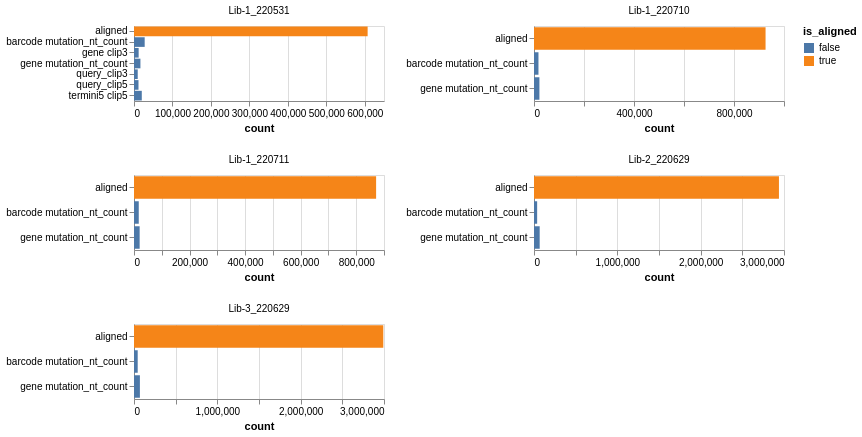

The Vega-Lite source for this figure:
### Vega-Lite specification from a JSON file in a GitHub repository (floating-point values rounded to 4 significant figures)
{"config": {"view": {"continuousWidth": 400, "continuousHeight": 300}}, "data": {"name": "data-c8a74fb79497353455f0d858d69d4cb4"}, "mark": "bar", "encoding": {"color": {"field": "is_aligned", "type": "nominal"}, "facet": {"columns": 2, "field": "pacbioRun", "title": null, "type": "nominal"}, "tooltip": [{"field": "pacbioRun", "type": "nominal"}, {"field": "filter_reason", "type": "nominal"}, {"field": "count", "type": "quantitative"}, {"field": "total_counts", "type": "quantitative"}, {"field": "frac_counts", "type": "quantitative"}], "x": {"field": "count", "type": "quantitative"}, "y": {"axis": {"title": null}, "field": "filter_reason", "type": "nominal"}}, "height": 75, "resolve": {"scale": {"x": "independent", "y": "independent"}}, "transform": [{"filter": "(datum.frac_counts > 0.01)"}, {"calculate": "(datum.filter_reason === 'aligned')", "as": "is_aligned"}], "width": 250, "$schema": "https://vega.github.io/schema/vega-lite/v5.2.0.json", "datasets": {"data-c8a74fb79497353455f0d858d69d4cb4": [{"pacbioRun": "Lib-1_220531", "filter_reason": "barcode clip3", "count": 1005, "total_counts": 725265, "frac_counts": 0.001386}, {"pacbioRun": "Lib-1_220531", "filter_reason": "barcode mutation_nt_count", "count": 27767, "total_counts": 725265, "frac_counts": 0.03829}, {"pacbioRun": "Lib-1_220531", "filter_reason": "gene clip3", "count": 12099, "total_counts": 725265, "frac_counts": 0.01668}, {"pacbioRun": "Lib-1_220531", "filter_reason": "gene mutation_nt_count", "count": 16703, "total_counts": 725265, "frac_counts": 0.02303}, {"pacbioRun": "Lib-1_220531", "filter_reason": "query_clip3", "count": 9682, "total_counts": 725265, "frac_counts": 0.01335}, {"pacbioRun": "Lib-1_220531", "filter_reason": "query_clip5", "count": 11684, "total_counts": 725265, "frac_counts": 0.01611}, {"pacbioRun": "Lib-1_220531", "filter_reason": "termini3 clip3", "count": 3431, "total_counts": 725265, "frac_counts": 0.004731}, {"pacbioRun": "Lib-1_220531", "filter_reason": "termini3 mutation_nt_count", "count": 4992, "total_counts": 725265, "frac_counts": 0.006883}, {"pacbioRun": "Lib-1_220531", "filter_reason": "termini5 clip5", "count": 20247, "total_counts": 725265, "frac_counts": 0.02792}, {"pacbioRun": "Lib-1_220531", "filter_reason": "termini5 mutation_nt_count", "count": 3702, "total_counts": 725265, "frac_counts": 0.005104}, {"pacbioRun": "Lib-1_220531", "filter_reason": "variant_tag3 mutation_nt_count", "count": 4155, "total_counts": 725265, "frac_counts": 0.005729}, {"pacbioRun": "Lib-1_220531", "filter_reason": "variant_tag5 mutation_nt_count", "count": 2346, "total_counts": 725265, "frac_counts": 0.003235}, {"pacbioRun": "Lib-1_220710", "filter_reason": "barcode clip3", "count": 578, "total_counts": 1006376, "frac_counts": 0.0005743}, {"pacbioRun": "Lib-1_220710", "filter_reason": "barcode mutation_nt_count", "count": 17868, "total_counts": 1006376, "frac_counts": 0.01775}, {"pacbioRun": "Lib-1_220710", "filter_reason": "gene clip3", "count": 5644, "total_counts": 1006376, "frac_counts": 0.005608}, {"pacbioRun": "Lib-1_220710", "filter_reason": "gene mutation_nt_count", "count": 21677, "total_counts": 1006376, "frac_counts": 0.02154}, {"pacbioRun": "Lib-1_220710", "filter_reason": "query_clip3", "count": 3932, "total_counts": 1006376, "frac_counts": 0.003907}, {"pacbioRun": "Lib-1_220710", "filter_reason": "query_clip5", "count": 4542, "total_counts": 1006376, "frac_counts": 0.004513}, {"pacbioRun": "Lib-1_220710", "filter_reason": "termini3 clip3", "count": 2442, "total_counts": 1006376, "frac_counts": 0.002427}, {"pacbioRun": "Lib-1_220710", "filter_reason": "termini3 mutation_nt_count", "count": 5755, "total_counts": 1006376, "frac_counts": 0.005719}, {"pacbioRun": "Lib-1_220710", "filter_reason": "termini5 clip5", "count": 7677, "total_counts": 1006376, "frac_counts": 0.007628}, {"pacbioRun": "Lib-1_220710", "filter_reason": "termini5 mutation_nt_count", "count": 4473, "total_counts": 1006376, "frac_counts": 0.004445}, {"pacbioRun": "Lib-1_220710", "filter_reason": "variant_tag3 mutation_nt_count", "count": 4014, "total_counts": 1006376, "frac_counts": 0.003989}, {"pacbioRun": "Lib-1_220710", "filter_reason": "variant_tag5 mutation_nt_count", "count": 1543, "total_counts": 1006376, "frac_counts": 0.001533}, {"pacbioRun": "Lib-1_220711", "filter_reason": "barcode clip3", "count": 470, "total_counts": 947399, "frac_counts": 0.0004961}, {"pacbioRun": "Lib-1_220711", "filter_reason": "barcode mutation_nt_count", "count": 17120, "total_counts": 947399, "frac_counts": 0.01807}, {"pacbioRun": "Lib-1_220711", "filter_reason": "gene clip3", "count": 5380, "total_counts": 947399, "frac_counts": 0.005679}, {"pacbioRun": "Lib-1_220711", "filter_reason": "gene mutation_nt_count", "count": 20333, "total_counts": 947399, "frac_counts": 0.02146}, {"pacbioRun": "Lib-1_220711", "filter_reason": "query_clip3", "count": 3484, "total_counts": 947399, "frac_counts": 0.003677}, {"pacbioRun": "Lib-1_220711", "filter_reason": "query_clip5", "count": 3954, "total_counts": 947399, "frac_counts": 0.004174}, {"pacbioRun": "Lib-1_220711", "filter_reason": "termini3 clip3", "count": 2318, "total_counts": 947399, "frac_counts": 0.002447}, {"pacbioRun": "Lib-1_220711", "filter_reason": "termini3 mutation_nt_count", "count": 5680, "total_counts": 947399, "frac_counts": 0.005995}, {"pacbioRun": "Lib-1_220711", "filter_reason": "termini5 clip5", "count": 7126, "total_counts": 947399, "frac_counts": 0.007522}, {"pacbioRun": "Lib-1_220711", "filter_reason": "termini5 mutation_nt_count", "count": 4385, "total_counts": 947399, "frac_counts": 0.004628}, {"pacbioRun": "Lib-1_220711", "filter_reason": "variant_tag3 mutation_nt_count", "count": 3941, "total_counts": 947399, "frac_counts": 0.00416}, {"pacbioRun": "Lib-1_220711", "filter_reason": "variant_tag5 mutation_nt_count", "count": 1608, "total_counts": 947399, "frac_counts": 0.001697}, {"pacbioRun": "Lib-2_220629", "filter_reason": "barcode clip3", "count": 1702, "total_counts": 3176999, "frac_counts": 0.0005357}, {"pacbioRun": "Lib-2_220629", "filter_reason": "barcode mutation_nt_count", "count": 37748, "total_counts": 3176999, "frac_counts": 0.01188}, {"pacbioRun": "Lib-2_220629", "filter_reason": "gene clip3", "count": 17387, "total_counts": 3176999, "frac_counts": 0.005473}, {"pacbioRun": "Lib-2_220629", "filter_reason": "gene mutation_nt_count", "count": 68220, "total_counts": 3176999, "frac_counts": 0.02147}, {"pacbioRun": "Lib-2_220629", "filter_reason": "query_clip3", "count": 16597, "total_counts": 3176999, "frac_counts": 0.005224}, {"pacbioRun": "Lib-2_220629", "filter_reason": "query_clip5", "count": 18192, "total_counts": 3176999, "frac_counts": 0.005726}, {"pacbioRun": "Lib-2_220629", "filter_reason": "termini3 clip3", "count": 5098, "total_counts": 3176999, "frac_counts": 0.001605}, {"pacbioRun": "Lib-2_220629", "filter_reason": "termini3 mutation_nt_count", "count": 18710, "total_counts": 3176999, "frac_counts": 0.005889}, {"pacbioRun": "Lib-2_220629", "filter_reason": "termini5 clip5", "count": 23667, "total_counts": 3176999, "frac_counts": 0.007449}, {"pacbioRun": "Lib-2_220629", "filter_reason": "termini5 mutation_nt_count", "count": 16067, "total_counts": 3176999, "frac_counts": 0.005057}, {"pacbioRun": "Lib-2_220629", "filter_reason": "variant_tag3 mutation_nt_count", "count": 9914, "total_counts": 3176999, "frac_counts": 0.003121}, {"pacbioRun": "Lib-2_220629", "filter_reason": "variant_tag5 mutation_nt_count", "count": 4297, "total_counts": 3176999, "frac_counts": 0.001353}, {"pacbioRun": "Lib-3_220629", "filter_reason": "barcode clip3", "count": 1559, "total_counts": 3228613, "frac_counts": 0.0004829}, {"pacbioRun": "Lib-3_220629", "filter_reason": "barcode mutation_nt_count", "count": 44417, "total_counts": 3228613, "frac_counts": 0.01376}, {"pacbioRun": "Lib-3_220629", "filter_reason": "gene clip3", "count": 14789, "total_counts": 3228613, "frac_counts": 0.004581}, {"pacbioRun": "Lib-3_220629", "filter_reason": "gene mutation_nt_count", "count": 70697, "total_counts": 3228613, "frac_counts": 0.0219}, {"pacbioRun": "Lib-3_220629", "filter_reason": "query_clip3", "count": 14531, "total_counts": 3228613, "frac_counts": 0.004501}, {"pacbioRun": "Lib-3_220629", "filter_reason": "query_clip5", "count": 17614, "total_counts": 3228613, "frac_counts": 0.005456}, {"pacbioRun": "Lib-3_220629", "filter_reason": "termini3 clip3", "count": 4698, "total_counts": 3228613, "frac_counts": 0.001455}, {"pacbioRun": "Lib-3_220629", "filter_reason": "termini3 mutation_nt_count", "count": 13716, "total_counts": 3228613, "frac_counts": 0.004248}, {"pacbioRun": "Lib-3_220629", "filter_reason": "termini5 clip5", "count": 23455, "total_counts": 3228613, "frac_counts": 0.007265}, {"pacbioRun": "Lib-3_220629", "filter_reason": "termini5 mutation_nt_count", "count": 16135, "total_counts": 3228613, "frac_counts": 0.004998}, {"pacbioRun": "Lib-3_220629", "filter_reason": "variant_tag3 mutation_nt_count", "count": 13159, "total_counts": 3228613, "frac_counts": 0.004076}, {"pacbioRun": "Lib-3_220629", "filter_reason": "variant_tag5 mutation_nt_count", "count": 2210, "total_counts": 3228613, "frac_counts": 0.0006845}, {"pacbioRun": "Lib-1_220531", "filter_reason": "aligned", "count": 607452, "total_counts": 725265, "frac_counts": 0.8376}, {"pacbioRun": "Lib-1_220710", "filter_reason": "aligned", "count": 926231, "total_counts": 1006376, "frac_counts": 0.9204}, {"pacbioRun": "Lib-1_220711", "filter_reason": "aligned", "count": 871600, "total_counts": 947399, "frac_counts": 0.92}, {"pacbioRun": "Lib-2_220629", "filter_reason": "aligned", "count": 2939400, "total_counts": 3176999, "frac_counts": 0.9252}, {"pacbioRun": "Lib-3_220629", "filter_reason": "aligned", "count": 2991633, "total_counts": 3228613, "frac_counts": 0.9266}]}}
